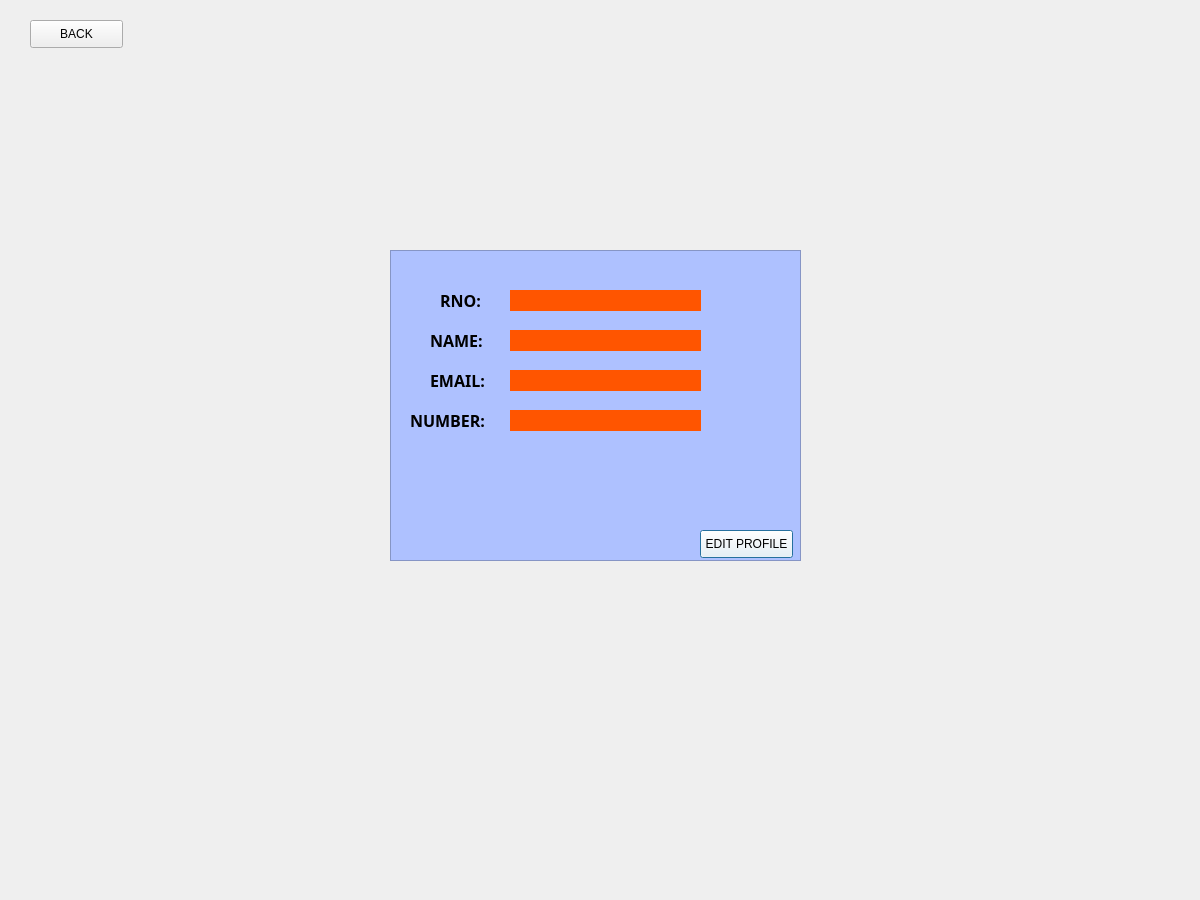
<?xml version="1.0" encoding="UTF-8"?>
<ui version="4.0">
 <class>Dialog</class>
 <widget class="QDialog" name="Dialog">
  <property name="geometry">
   <rect>
    <x>0</x>
    <y>0</y>
    <width>1200</width>
    <height>900</height>
   </rect>
  </property>
  <property name="sizePolicy">
   <sizepolicy hsizetype="Fixed" vsizetype="Fixed">
    <horstretch>0</horstretch>
    <verstretch>0</verstretch>
   </sizepolicy>
  </property>
  <property name="minimumSize">
   <size>
    <width>1200</width>
    <height>900</height>
   </size>
  </property>
  <property name="maximumSize">
   <size>
    <width>1200</width>
    <height>900</height>
   </size>
  </property>
  <property name="windowTitle">
   <string>Dialog</string>
  </property>
  <widget class="QFrame" name="frame">
   <property name="geometry">
    <rect>
     <x>390</x>
     <y>250</y>
     <width>411</width>
     <height>311</height>
    </rect>
   </property>
   <property name="styleSheet">
    <string notr="true">background-color: rgb(174, 193, 255);</string>
   </property>
   <property name="frameShape">
    <enum>QFrame::StyledPanel</enum>
   </property>
   <property name="frameShadow">
    <enum>QFrame::Raised</enum>
   </property>
   <widget class="QLabel" name="label">
    <property name="geometry">
     <rect>
      <x>40</x>
      <y>80</y>
      <width>71</width>
      <height>21</height>
     </rect>
    </property>
    <property name="font">
     <font>
      <family>Rockwell Condensed</family>
      <pointsize>12</pointsize>
      <weight>75</weight>
      <bold>true</bold>
     </font>
    </property>
    <property name="text">
     <string>NAME:</string>
    </property>
   </widget>
   <widget class="QLabel" name="label_5">
    <property name="geometry">
     <rect>
      <x>50</x>
      <y>40</y>
      <width>41</width>
      <height>21</height>
     </rect>
    </property>
    <property name="font">
     <font>
      <family>Rockwell Condensed</family>
      <pointsize>12</pointsize>
      <weight>75</weight>
      <bold>true</bold>
     </font>
    </property>
    <property name="text">
     <string>RNO:</string>
    </property>
   </widget>
   <widget class="QLabel" name="label_4">
    <property name="geometry">
     <rect>
      <x>40</x>
      <y>120</y>
      <width>71</width>
      <height>21</height>
     </rect>
    </property>
    <property name="font">
     <font>
      <family>Rockwell Condensed</family>
      <pointsize>12</pointsize>
      <weight>75</weight>
      <bold>true</bold>
     </font>
    </property>
    <property name="text">
     <string>EMAIL:</string>
    </property>
   </widget>
   <widget class="QLabel" name="label_3">
    <property name="geometry">
     <rect>
      <x>20</x>
      <y>160</y>
      <width>81</width>
      <height>21</height>
     </rect>
    </property>
    <property name="font">
     <font>
      <family>Rockwell Condensed</family>
      <pointsize>12</pointsize>
      <weight>75</weight>
      <bold>true</bold>
     </font>
    </property>
    <property name="text">
     <string>NUMBER:</string>
    </property>
   </widget>
   <widget class="QPushButton" name="editprofile">
    <property name="geometry">
     <rect>
      <x>310</x>
      <y>280</y>
      <width>93</width>
      <height>28</height>
     </rect>
    </property>
    <property name="styleSheet">
     <string notr="true">background-color: rgb(255, 255, 255);</string>
    </property>
    <property name="text">
     <string>EDIT PROFILE</string>
    </property>
   </widget>
   <widget class="QLabel" name="rno">
    <property name="geometry">
     <rect>
      <x>120</x>
      <y>40</y>
      <width>191</width>
      <height>21</height>
     </rect>
    </property>
    <property name="styleSheet">
     <string notr="true">background-color: rgb(255, 85, 0);</string>
    </property>
    <property name="text">
     <string/>
    </property>
   </widget>
   <widget class="QLabel" name="name">
    <property name="geometry">
     <rect>
      <x>120</x>
      <y>80</y>
      <width>191</width>
      <height>21</height>
     </rect>
    </property>
    <property name="styleSheet">
     <string notr="true">background-color: rgb(255, 85, 0);</string>
    </property>
    <property name="text">
     <string/>
    </property>
   </widget>
   <widget class="QLabel" name="email">
    <property name="geometry">
     <rect>
      <x>120</x>
      <y>120</y>
      <width>191</width>
      <height>21</height>
     </rect>
    </property>
    <property name="styleSheet">
     <string notr="true">background-color: rgb(255, 85, 0);</string>
    </property>
    <property name="text">
     <string/>
    </property>
   </widget>
   <widget class="QLabel" name="phone">
    <property name="geometry">
     <rect>
      <x>120</x>
      <y>160</y>
      <width>191</width>
      <height>21</height>
     </rect>
    </property>
    <property name="styleSheet">
     <string notr="true">background-color: rgb(255, 85, 0);</string>
    </property>
    <property name="text">
     <string/>
    </property>
   </widget>
  </widget>
  <widget class="QPushButton" name="backButton">
   <property name="geometry">
    <rect>
     <x>30</x>
     <y>20</y>
     <width>93</width>
     <height>28</height>
    </rect>
   </property>
   <property name="text">
    <string>BACK</string>
   </property>
  </widget>
 </widget>
 <resources/>
 <connections/>
</ui>
